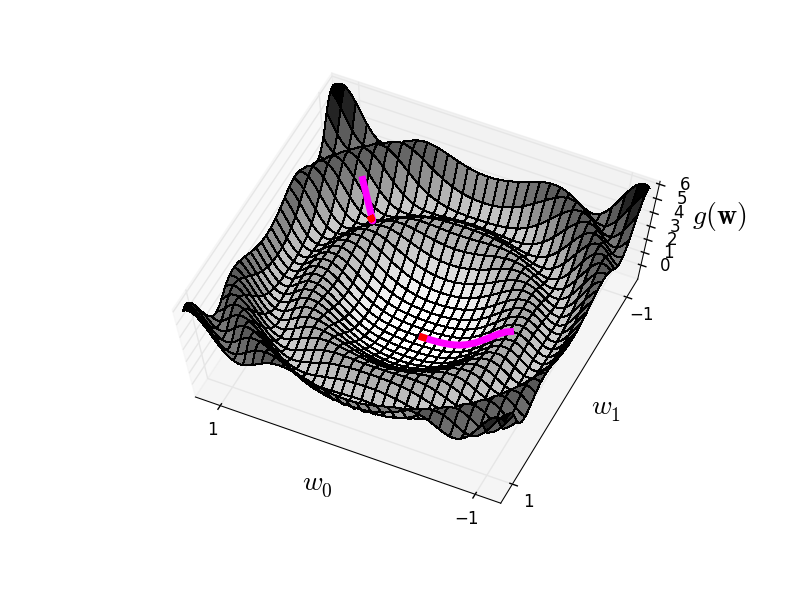

The Python source for this figure:
# two_d_grad_wrapper is a toy wrapper to illustrate the path
 # taken by gradient descent depending on the learning rate (alpha) chosen.
 # Here alpha is kept fixed and chosen by the use. The corresponding
 # gradient steps, evaluated at the objective, are then plotted.  The plotted points on
 # the objective turn from green to red as the algorithm converges (or
 # reaches a maximum iteration count, preset to 50).
 # (nonconvex) function here is
 #
 # g(w) = -cos(2*pi*w'*w) + 2*w'*w

from pylab import *
from mpl_toolkits.mplot3d import Axes3D
from numpy import *


###### ML Algorithm functions ######
def gradient_descent(w0,alpha):
    w = w0
    g_path = []
    w_path = []
    w_path.append(w)
    g_path.append(-cos(2*pi*dot(w.T,w)) + 2*dot(w.T,w))

    # start gradient descent loop
    grad = 1
    iter = 1
    max_its = 50
    while linalg.norm(grad) > 10**(-5) and iter <= max_its:
        # take gradient step
        grad = 4*pi*sin(2*pi*dot(w.T,w))*w + 4*w### PLACE GRADIENT HERE
        w = w - alpha*grad

        # update path containers
        w_path.append(w)
        g_path.append(-cos(2*pi*dot(w.T,w)) + 2*dot(w.T,w))
        iter+= 1
    g_path = asarray(g_path)
    g_path.shape = (iter,1)
    w_path = asarray(w_path)
    w_path.shape = (iter,2)

    # show final average gradient norm for sanity check
    s = dot(grad.T,grad)/2
    s = 'The final average norm of the gradient = ' + str(float(s))
    print(s)


    # # for use in testing if algorithm minimizing/converging properly
    # plot(asarray(obj_path))
    # show()

    return (w_path,g_path)

###### plotting functions #######
def make_function():
    global fig,ax1

    # prepare the function for plotting
    r = linspace(-1.15,1.15,300)
    s,t = meshgrid(r,r)
    s = reshape(s,(size(s),1))
    t = reshape(t,(size(t),1))
    h = concatenate((s,t),1)
    h = dot(h*h,ones((2,1)))
    b = -cos(2*pi*h) + 2*h
    s = reshape(s,(sqrt(size(s)),sqrt(size(s))))
    t = reshape(t,(sqrt(size(t)),sqrt(size(t))))
    b = reshape(b,(sqrt(size(b)),sqrt(size(b))))

    # plot the function
    fig = plt.figure(facecolor = 'white')
    ax1 = fig.add_subplot(111, projection='3d')
    ax1.plot_surface(s,t,b,cmap = 'Greys',antialiased=False) # optinal surface-smoothing args rstride=1, cstride=1,linewidth=0
    ax1.azim = 115
    ax1.elev = 70

    # pretty the figure up
    ax1.xaxis.set_rotate_label(False)
    ax1.yaxis.set_rotate_label(False)
    ax1.zaxis.set_rotate_label(False)
    ax1.get_xaxis().set_ticks([-1,1])
    ax1.get_yaxis().set_ticks([-1,1])
    ax1.set_xlabel('$w_0$   ',fontsize=20,rotation = 0,linespacing = 10)
    ax1.set_ylabel('$w_1$',fontsize=20,rotation = 0,labelpad = 50)
    ax1.set_zlabel('   $g(\mathbf{w})$',fontsize=20,rotation = 0,labelpad = 20)

def plot_steps(w_path,g_path):
    # colors for points
    ax1.plot(w_path[:,0],w_path[:,1],g_path[:,0],color = [1,0,1],linewidth = 5)   # add a little to output path so its visible on top of the surface plot
    ax1.plot(w_path[-8:-1,0],w_path[-8:-1,1],g_path[-8:-1,0],color = [1,0,0],linewidth = 5)   # add a little to output path so its visible on top of the surface plot


def main():
    make_function()                             # plot objective function

    # plot first run on surface
    alpha = 10**-2
    w0 = array([-0.7,0])
    w0.shape = (2,1)
    w_path,g_path = gradient_descent(w0,alpha)    # perform gradient descent
    plot_steps(w_path,g_path)

    # plot second run on surface
    w0 = array([0.8,-0.8])
    w0.shape = (2,1)
    w_path,g_path = gradient_descent(w0,alpha)    # perform gradient descent
    plot_steps(w_path,g_path)
    plt.show()
main()
